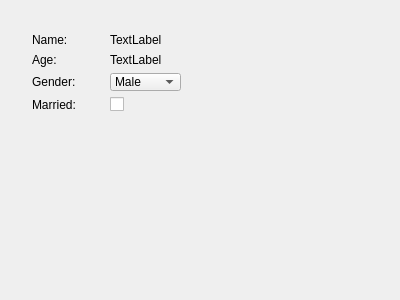
<?xml version="1.0" encoding="UTF-8"?>
<ui version="4.0">
 <class>MainWindow</class>
 <widget class="QMainWindow" name="MainWindow">
  <property name="geometry">
   <rect>
    <x>0</x>
    <y>0</y>
    <width>400</width>
    <height>300</height>
   </rect>
  </property>
  <property name="windowTitle">
   <string>MainWindow</string>
  </property>
  <widget class="QWidget" name="centralWidget">
   <widget class="QWidget" name="">
    <property name="geometry">
     <rect>
      <x>21</x>
      <y>22</y>
      <width>171</width>
      <height>101</height>
     </rect>
    </property>
    <layout class="QVBoxLayout" name="verticalLayout">
     <item>
      <layout class="QHBoxLayout" name="horizontalLayout">
       <property name="sizeConstraint">
        <enum>QLayout::SetDefaultConstraint</enum>
       </property>
       <item>
        <widget class="QLabel" name="label">
         <property name="text">
          <string>Name:</string>
         </property>
        </widget>
       </item>
       <item>
        <widget class="QLabel" name="nameLabel">
         <property name="text">
          <string>TextLabel</string>
         </property>
        </widget>
       </item>
      </layout>
     </item>
     <item>
      <layout class="QHBoxLayout" name="horizontalLayout_2">
       <property name="sizeConstraint">
        <enum>QLayout::SetDefaultConstraint</enum>
       </property>
       <item>
        <widget class="QLabel" name="label_3">
         <property name="text">
          <string>Age:</string>
         </property>
        </widget>
       </item>
       <item>
        <widget class="QLabel" name="ageLabel">
         <property name="text">
          <string>TextLabel</string>
         </property>
        </widget>
       </item>
      </layout>
     </item>
     <item>
      <layout class="QHBoxLayout" name="horizontalLayout_3">
       <property name="sizeConstraint">
        <enum>QLayout::SetDefaultConstraint</enum>
       </property>
       <item>
        <widget class="QLabel" name="label_5">
         <property name="text">
          <string>Gender:</string>
         </property>
        </widget>
       </item>
       <item>
        <widget class="QComboBox" name="genderComboBox">
         <item>
          <property name="text">
           <string>Male</string>
          </property>
         </item>
         <item>
          <property name="text">
           <string>Female</string>
          </property>
         </item>
        </widget>
       </item>
      </layout>
     </item>
     <item>
      <layout class="QHBoxLayout" name="horizontalLayout_4">
       <property name="sizeConstraint">
        <enum>QLayout::SetDefaultConstraint</enum>
       </property>
       <item>
        <widget class="QLabel" name="label_2">
         <property name="text">
          <string>Married:</string>
         </property>
        </widget>
       </item>
       <item>
        <widget class="QCheckBox" name="marriedCheckBox">
         <property name="layoutDirection">
          <enum>Qt::LeftToRight</enum>
         </property>
         <property name="text">
          <string/>
         </property>
        </widget>
       </item>
      </layout>
     </item>
    </layout>
   </widget>
  </widget>
 </widget>
 <layoutdefault spacing="6" margin="11"/>
 <resources/>
 <connections/>
</ui>
